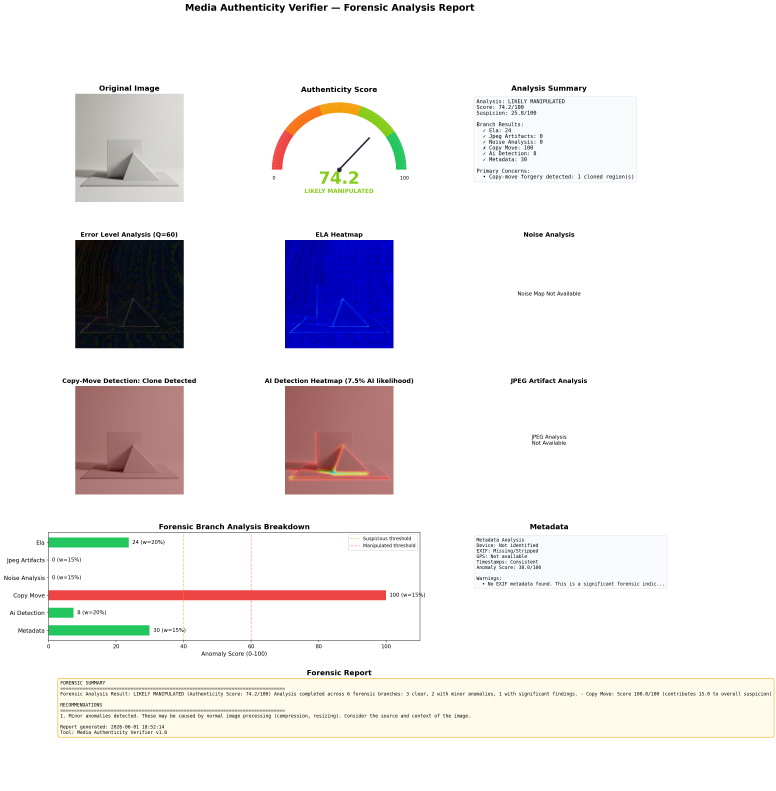
#> input picture reports/report_tmpeo4yh90a_20260601_185214.png, 3101 x 3162 px (shown at 1/4 size)
$ python -i ela.py   (imports and definitions only)
#> lines starting #> are read from the running program, lines starting #| are printed output that depends on the picture
"""
Adaptive Error Level Analysis (ELA) Module
Research basis: ELA-TransNet (Prakash & Sahani, 2026), Adaptive Compression Factor ELA (2024)
Key improvement: Adaptive compression quality selection instead of fixed quality factor
"""

import cv2
import numpy as np
from PIL import Image
import io
import os
from typing import Tuple, Dict, Any, Optional


class AdaptiveELA:
    """
    Adaptive Error Level Analysis with multiple quality factors.

    Traditional ELA uses a single fixed JPEG quality factor (typically 75-85).
    Research shows this is suboptimal — different tampering types are revealed
    at different quality levels. This implementation runs ELA at multiple quality
    levels and selects the most informative one, following the adaptive compression
    approach from the 2024 research.
    """

    def __init__(self, quality_levels: list = None, scale_factor: float = 15.0):
        """
        Args:
            quality_levels: List of JPEG quality levels to test (default: [60, 70, 75, 80, 85, 90])
            scale_factor: Amplification factor for error visualization
        """
#> in analyze, image is the input picture: shape (3162, 3101, 3); mean B, G, R 235.2, 233.8, 236.7
        self.quality_levels = quality_levels or [60, 70, 75, 80, 85, 90]
        self.scale_factor = scale_factor

    def _compute_ela_single(self, image: np.ndarray, quality: int) -> Tuple[np.ndarray, float]:
        """
        Compute ELA at a single quality level.

        Process:
        1. Re-compress the image at the given JPEG quality
        2. Compute pixel-wise difference between original and re-compressed
        3. Scale the difference for visualization

        Returns:
            Tuple of (ELA image, mean error)
        """
#> called with quality = 60
        # Convert to PIL for JPEG recompression
        pil_image = Image.fromarray(cv2.cvtColor(image, cv2.COLOR_BGR2RGB))

        # Save and reload at specified quality
        buffer = io.BytesIO()
        pil_image.save(buffer, format='JPEG', quality=quality)
        buffer.seek(0)
        recompressed = Image.open(buffer)
        recompressed = np.array(recompressed)

        # Convert original to RGB for comparison
        original = cv2.cvtColor(image, cv2.COLOR_BGR2RGB)

        # Ensure same dimensions
        if original.shape != recompressed.shape:
            recompressed = np.array(recompressed.resize(
                (original.shape[1], original.shape[0])
            ))

        # Compute absolute difference
        diff = np.abs(original.astype(np.float32) - recompressed.astype(np.float32))
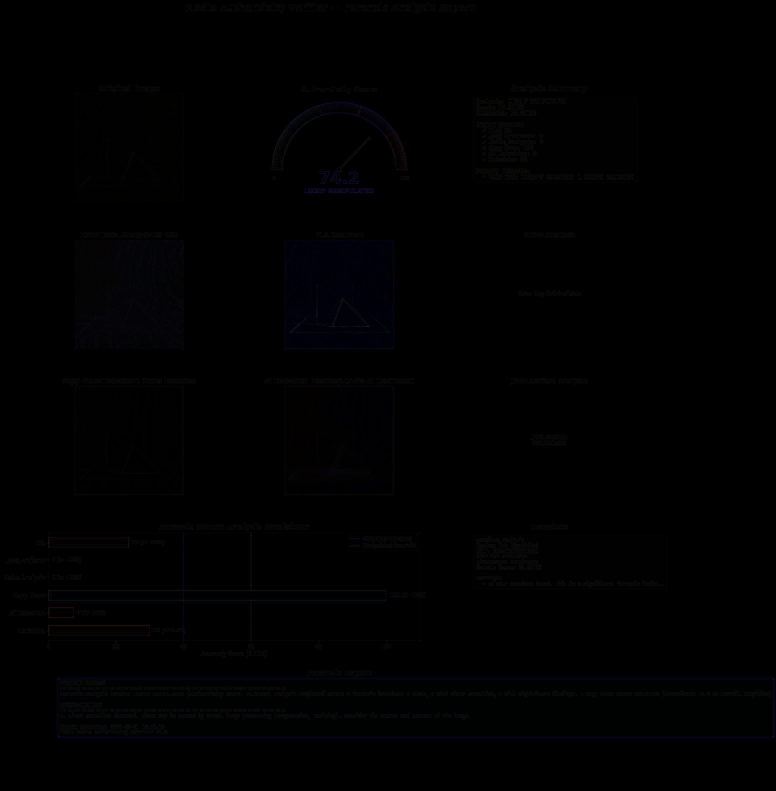
#> diff: shape (3162, 3101, 3) float32 (shown at 1/4 size); mean R, G, B 0.6, 0.6, 1.1

        # Scale for visualization
        ela_image = np.clip(diff * self.scale_factor, 0, 255).astype(np.uint8)
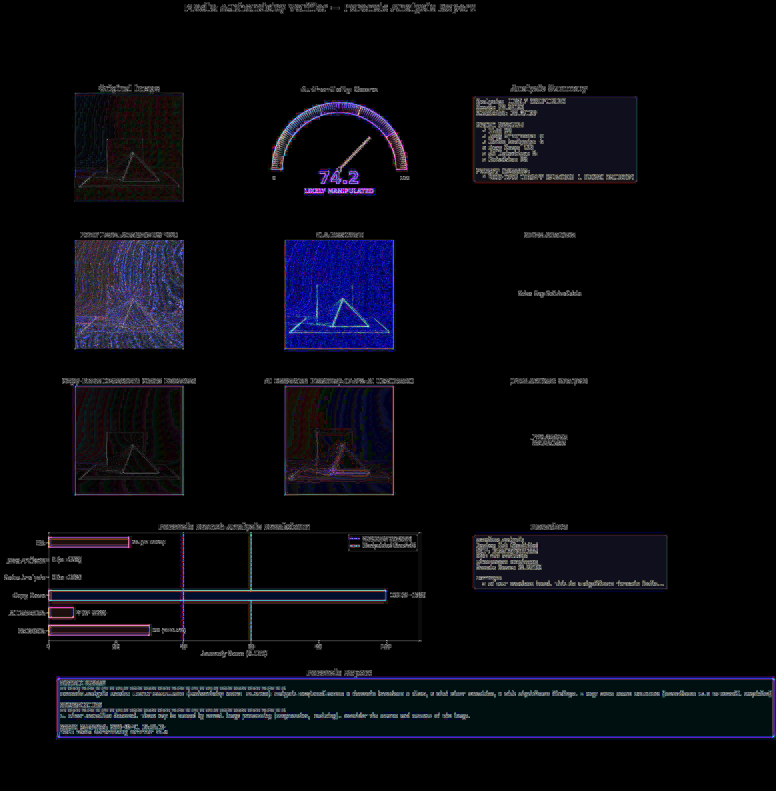
#> ela_image: shape (3162, 3101, 3) (shown at 1/4 size); mean R, G, B 8.6, 8.6, 13.7

        # Mean error for scoring
        mean_error = float(np.mean(diff))
#> mean_error = 0.762

        return ela_image, mean_error

    def _select_best_quality(self, image: np.ndarray) -> int:
        """
        Select the optimal JPEG quality level for ELA analysis.

        Strategy: Choose the quality level that maximizes the variance of errors,
        as high variance indicates the most discriminative information about
        tampering (regions with different compression histories show different
        error patterns).
        """
        best_quality = 75  # default
        best_variance = 0

        for quality in self.quality_levels:
            _, mean_error = self._compute_ela_single(image, quality)
#> mean_error = 0.762
            # Use a small patch to estimate variance efficiently
            h, w = image.shape[:2]
#> h = 3162; w = 3101
            patch = image[h//4:3*h//4, w//4:3*w//4]
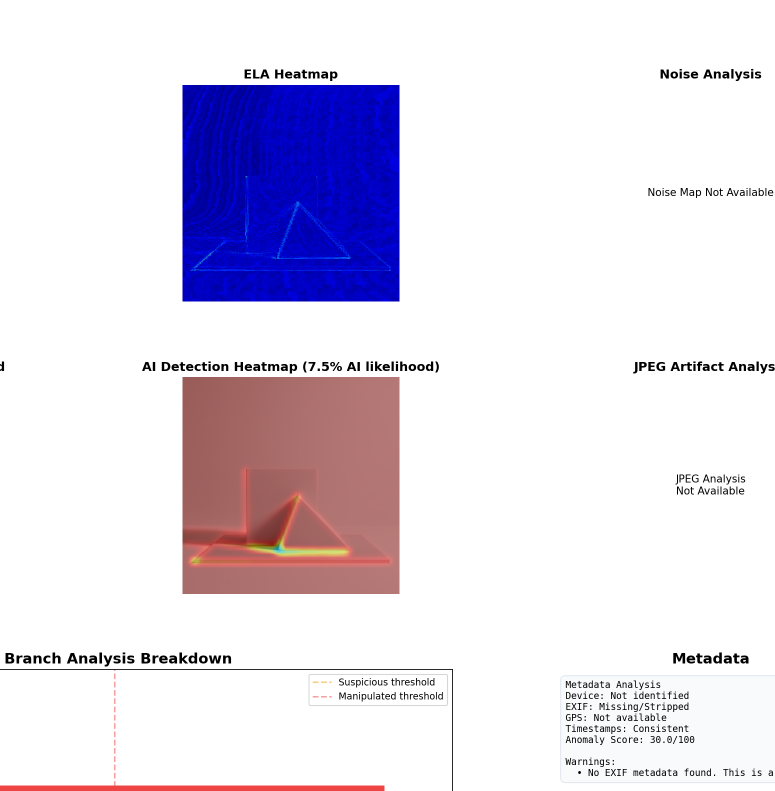
#> patch: shape (1581, 1550, 3) (shown at 1/2 size); mean B, G, R 234.5, 220.5, 225.8
            _, patch_error = self._compute_ela_single(patch, quality)
#> call 2 of _compute_ela_single, with quality = 60
#> in _compute_ela_single (call 2), `ela_image = np.clip(diff * self.scale_factor, 0, 255).astype(np.uint8)`:
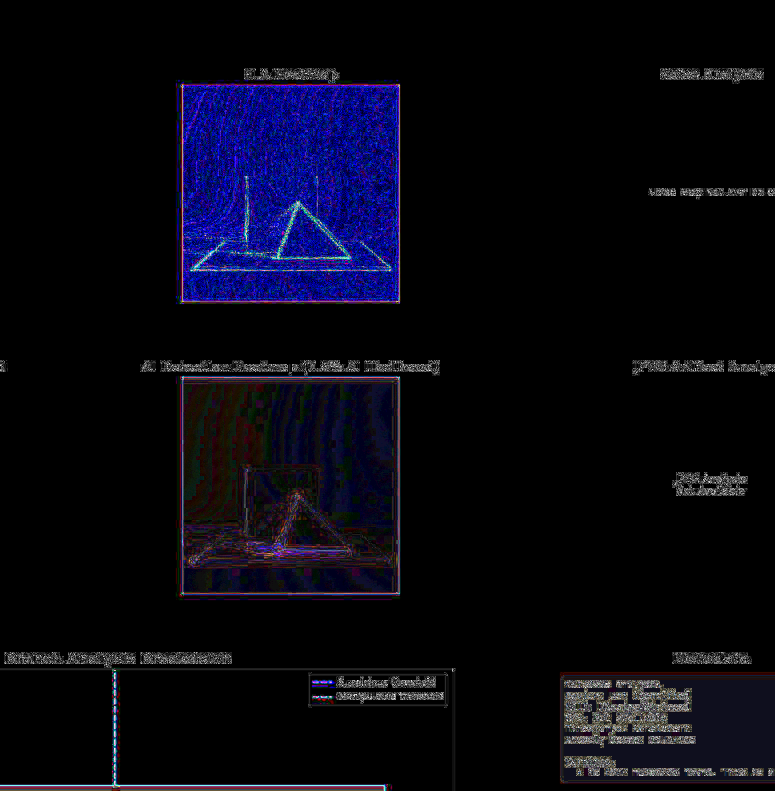
#> ela_image: shape (1581, 1550, 3) (shown at 1/2 size); mean R, G, B 7.6, 7, 17.5
#> in _compute_ela_single (call 2), `mean_error = float(np.mean(diff))`: mean_error = 0.787
#> patch_error = 0.787

            # Higher variance in error = more informative quality level
            if patch_error > best_variance:
                best_variance = patch_error
#> best_variance = 0.787
                best_quality = quality

        return best_quality

    def analyze(self, image_path: str, adaptive: bool = True) -> Dict[str, Any]:
        """
        Perform full Adaptive ELA analysis on an image.

        Args:
            image_path: Path to the image file
            adaptive: If True, automatically select best quality level

        Returns:
            Dictionary with ELA results including heatmap, scores, and analysis
        """
        image = cv2.imread(image_path)
        if image is None:
            raise ValueError(f"Could not load image: {image_path}")

        results = {
            'image_shape': image.shape,
            'quality_levels_tested': self.quality_levels,
            'multi_quality_ela': {},
            'ela_scores': {},
        }

        if adaptive:
            best_quality = self._select_best_quality(image)
#> best_quality = 60
            results['selected_quality'] = best_quality
            results['adaptive'] = True
        else:
            best_quality = 75
            results['selected_quality'] = best_quality
            results['adaptive'] = False

        # Compute ELA at all quality levels for comprehensive analysis
        for quality in self.quality_levels:
            ela_img, mean_err = self._compute_ela_single(image, quality)
#> mean_err = 0.762
            results['multi_quality_ela'][quality] = {
                'ela_image': ela_img,
                'mean_error': mean_err,
            }
            results['ela_scores'][quality] = mean_err

        # Primary ELA at selected quality
        primary_ela, primary_error = self._compute_ela_single(image, best_quality)
#> primary_error = 0.762
        results['primary_ela'] = primary_ela
        results['primary_mean_error'] = primary_error

        # Generate heatmap visualization (colorized ELA)
        results['heatmap'] = self._generate_heatmap(primary_ela)

        # Compute region-wise anomaly score
        results['region_anomalies'] = self._detect_region_anomalies(primary_ela)

        # Compute ELA-based tampering likelihood (0-100)
        results['tampering_likelihood'] = self._compute_tampering_likelihood(
            primary_error, results['region_anomalies']
        )

        return results

    def _generate_heatmap(self, ela_image: np.ndarray) -> np.ndarray:
        """
        Generate a colorized heatmap from grayscale ELA image.
        Uses JET colormap for clear visualization of error regions.
        """
        # Convert to grayscale if needed
        if len(ela_image.shape) == 3:
            gray = cv2.cvtColor(ela_image, cv2.COLOR_RGB2GRAY)
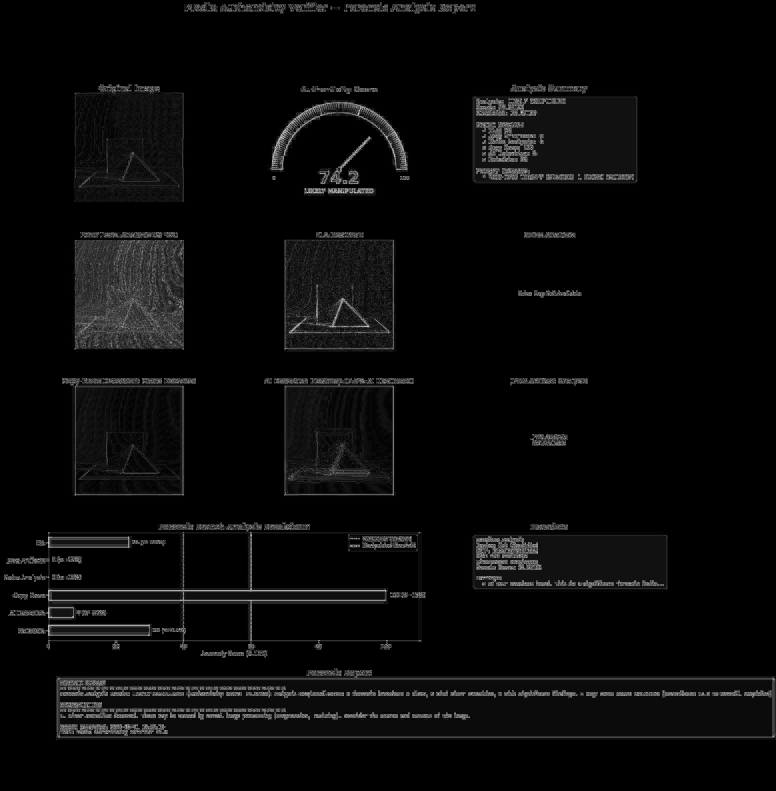
#> gray: shape (3162, 3101) (shown at 1/4 size); min 0, max 255, mean 9.2
        else:
            gray = ela_image

        # Normalize to 0-255
        normalized = cv2.normalize(gray, None, 0, 255, cv2.NORM_MINMAX)

        # Apply JET colormap
        heatmap = cv2.applyColorMap(normalized, cv2.COLORMAP_JET)
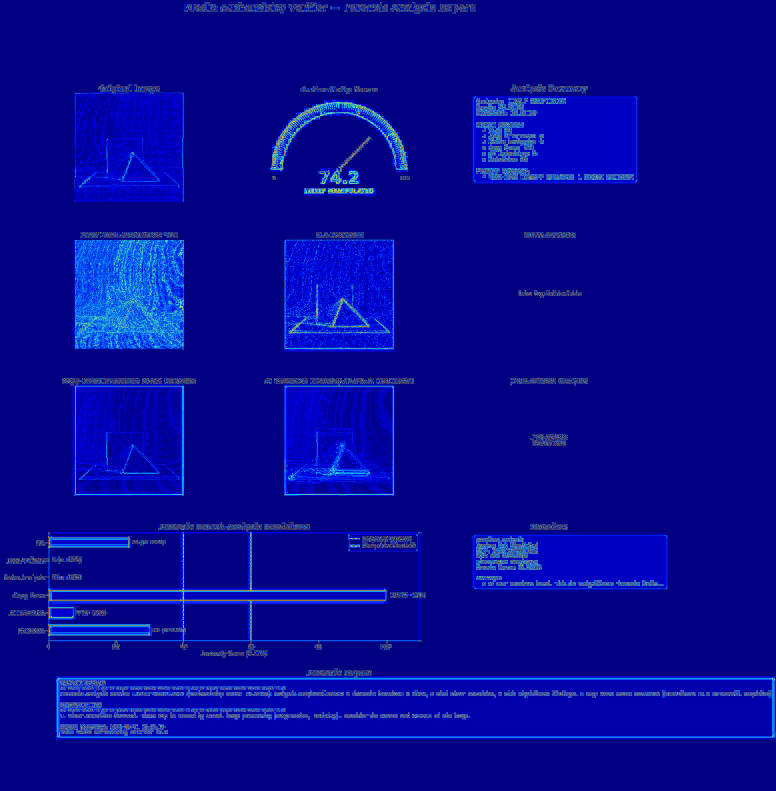
#> heatmap: shape (3162, 3101, 3) (shown at 1/4 size); mean B, G, R 143.6, 8.5, 3.4

        return heatmap

    def _detect_region_anomalies(self, ela_image: np.ndarray,
                                  grid_size: int = 8) -> list:
        """
        Detect anomalous regions using grid-based analysis.

        Divides the ELA image into a grid and computes per-cell statistics.
        Cells with significantly higher error than the mean are flagged as
        potentially tampered regions.
        """
#> called with grid_size = 8
        if len(ela_image.shape) == 3:
            gray = cv2.cvtColor(ela_image, cv2.COLOR_RGB2GRAY)
        else:
            gray = ela_image

        h, w = gray.shape
#> h = 3162; w = 3101
        cell_h, cell_w = h // grid_size, w // grid_size
#> cell_h = 395; cell_w = 387

        cell_errors = []
        for i in range(grid_size):
            for j in range(grid_size):
                y1, y2 = i * cell_h, (i + 1) * cell_h
                x1, x2 = j * cell_w, (j + 1) * cell_w
                cell = gray[y1:y2, x1:x2]
                cell_errors.append({
                    'row': i, 'col': j,
                    'mean_error': float(np.mean(cell)),
                    'std_error': float(np.std(cell)),
                    'max_error': float(np.max(cell)),
                    'bbox': (x1, y1, x2, y2),
                })
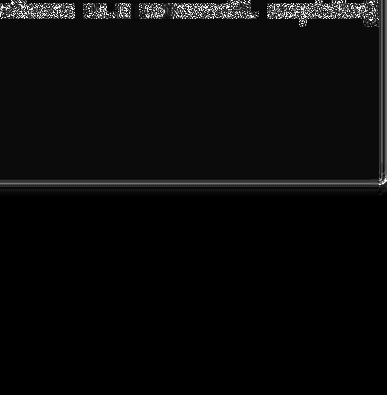
#> cell: shape (395, 387); min 0, max 255, mean 10.3
#> after the loop, cell_errors = 64 items

        # Identify anomalous cells (error > mean + 1.5 * std)
        errors = [c['mean_error'] for c in cell_errors]
#> errors = 64 values, max 39.26 at index 13, min 0 at index 7, mean 9.24
        mean_err = np.mean(errors)
#> mean_err = 9.24
        std_err = np.std(errors)
#> std_err = 9.09
        threshold = mean_err + 1.5 * std_err
#> threshold = 22.86

        anomalies = [c for c in cell_errors if c['mean_error'] > threshold]
#> anomalies = 5 items
        for a in anomalies:
            a['anomaly_severity'] = float((a['mean_error'] - mean_err) / (std_err + 1e-8))
#> this loop made 5 passes

        return anomalies

    def _compute_tampering_likelihood(self, mean_error: float,
                                       anomalies: list) -> float:
        """
        Compute a 0-100 tampering likelihood score from ELA analysis.

        Based on the research finding that ELA + scoring (Vijesh P et al., 2026)
        can effectively flag altered images. The score considers:
        1. Overall mean error level
        2. Number and severity of anomalous regions
        3. Spatial distribution of anomalies
        """
#> called with mean_error = 0.762
        # Base score from mean error (normalized to 0-1 range)
        # Typical pristine images: mean error < 3; tampered: > 5
        error_score = min(1.0, mean_error / 10.0)
#> error_score = 0.0762

        # Anomaly contribution
        n_anomalies = len(anomalies)
        max_severity = max([a['anomaly_severity'] for a in anomalies], default=0)

        # Anomaly score: more anomalies + higher severity = higher score
        anomaly_score = min(1.0, (n_anomalies / 10.0) * 0.5 + (max_severity / 5.0) * 0.5)

        # Weighted combination (ELA is one signal, not definitive)
        # Weight ELA at 40% since it has known limitations
        final_score = (error_score * 0.4 + anomaly_score * 0.6) * 100
#> final_score = 37.88

        return round(min(100, max(0, final_score)), 1)

    def get_ela_comparison_image(self, image_path: str,
                                  quality: int = None) -> np.ndarray:
        """
        Generate a side-by-side comparison: original | ELA | heatmap
        """
        image = cv2.imread(image_path)
        if image is None:
            raise ValueError(f"Could not load image: {image_path}")

        if quality is None:
            quality = self._select_best_quality(image)

        ela_img, _ = self._compute_ela_single(image, quality)
        heatmap = self._generate_heatmap(ela_img)

        # Resize all to same height
        h = image.shape[0]
        images = [image, heatmap]
        resized = []
        for img in images:
            ratio = h / img.shape[0]
            new_w = int(img.shape[1] * ratio)
            resized.append(cv2.resize(img, (new_w, h)))

        # Concatenate horizontally
        comparison = np.hstack(resized)
        return comparison

>>> result = AdaptiveELA().analyze('../reports/report_tmpeo4yh90a_20260601_185214.png')
#> result = 11 items
